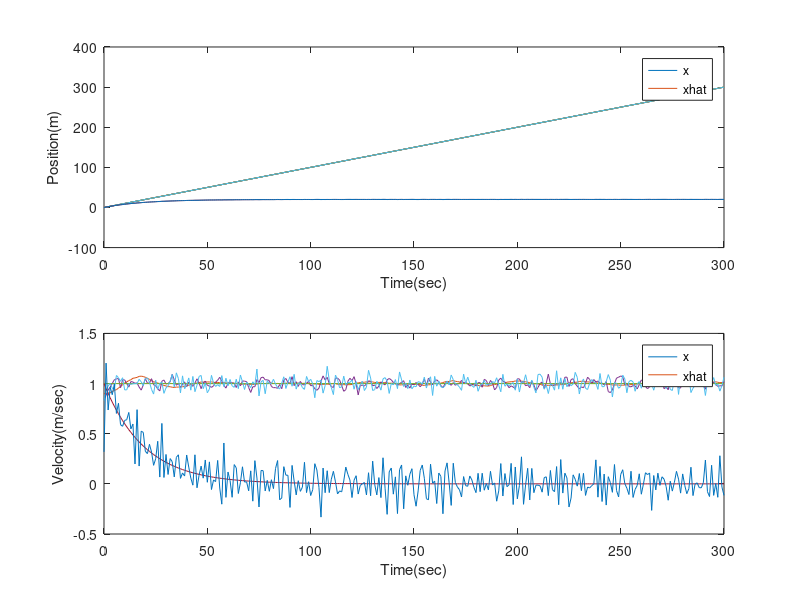

This figure's MATLAB source:
%% Low Gain K
clear all;
close all;
clc;

dt = 1; % [sec]
Phi_hat = [1 dt; 0 1];
Phi = [1 dt; 0 1];
H = [1 0];
sigma_nu = 0.1;
K = [0.05; 0.03]; % low

cnt = 1;
x_hat_pri = [0.1 0.9]'; 
x(:,cnt) = [0 1]';
y(:,cnt) = H*x(:,cnt) + sigma_nu*randn;
x_hat_post(:,cnt) = x_hat_pri + K*(y(:,cnt)-H*x_hat_pri);
est_err(:,cnt) = x(:,cnt) - x_hat_post(:,cnt);

t_end = 300;
for cnt = 2:dt:(t_end+1)
    x(:,cnt) = Phi*x(:,cnt-1);
    y(:,cnt) = H*x(:,cnt) + sigma_nu*randn;
    
    x_hat_pri = Phi_hat*x_hat_post(:,cnt-1);
    x_hat_post(:,cnt) = x_hat_pri + K*(y(:,cnt)-H*x_hat_pri);
    est_err(:,cnt) = x(:,cnt) - x_hat_post(:,cnt);
end

t = (0:dt:t_end);

subplot(2,1,1)
plot(t,x(1,:))
hold on;
plot(t,x_hat_post(1,:));
legend('x','xhat');
ylabel('Position(m)');
xlabel('Time(sec)');
subplot(2,1,2)
plot(t,x(2,:))
hold on;
plot(t,x_hat_post(2,:));
legend('x','xhat');
ylabel('Velocity(m/sec)');
xlabel('Time(sec)');

%%  Medium Gain K
clear all;
close all;
clc;

dt = 1; % [sec]
Phi_hat = [1 dt; 0 1];
Phi = [1 dt; 0 1];
H = [1 0];
sigma_nu = 0.1;
K = [0.5; 0.3]; % low

cnt = 1;
x_hat_pri = [0.1 0.9]';
x(:,cnt) = [0 1]';
y(:,cnt) = H*x(:,cnt) + sigma_nu*randn;
x_hat_post(:,cnt) = x_hat_pri + K*(y(:,cnt)-H*x_hat_pri);
est_err(:,cnt) = x(:,cnt) - x_hat_post(:,cnt);

t_end = 300;
for cnt = 2:dt:(t_end+1)
    x(:,cnt) = Phi*x(:,cnt-1);
    y(:,cnt) = H*x(:,cnt) + sigma_nu*randn;
    
    x_hat_pri = Phi_hat*x_hat_post(:,cnt-1);
    x_hat_post(:,cnt) = x_hat_pri + K*(y(:,cnt)-H*x_hat_pri);
    est_err(:,cnt) = x(:,cnt) - x_hat_post(:,cnt);
end

t = (0:dt:t_end);

subplot(2,1,1)
plot(t,x(1,:))
hold on;
plot(t,x_hat_post(1,:));
legend('x','xhat');
ylabel('Position(m)');
xlabel('Time(sec)');
subplot(2,1,2)
plot(t,x(2,:))
hold on;
plot(t,x_hat_post(2,:));
legend('x','xhat');
ylabel('Velocity(m/sec)');
xlabel('Time(sec)');
%% High Gain K
clear all;
close all;
clc;

dt = 1; % [sec]
Phi_hat = [1 dt; 0 1];
Phi = [1 dt; 0 1];
H = [1 0];
sigma_nu = 0.1;
K = [1; 0.5]; % low

cnt = 1;
x_hat_pri = [0.1 0.9]';
x(:,cnt) = [0 1]';
y(:,cnt) = H*x(:,cnt) + sigma_nu*randn;
x_hat_post(:,cnt) = x_hat_pri + K*(y(:,cnt)-H*x_hat_pri);
est_err(:,cnt) = x(:,cnt) - x_hat_post(:,cnt);

t_end = 300;
for cnt = 2:dt:(t_end+1)
    x(:,cnt) = Phi*x(:,cnt-1);
    y(:,cnt) = H*x(:,cnt) + sigma_nu*randn;
    
    x_hat_pri = Phi_hat*x_hat_post(:,cnt-1);
    x_hat_post(:,cnt) = x_hat_pri + K*(y(:,cnt)-H*x_hat_pri);
    est_err(:,cnt) = x(:,cnt) - x_hat_post(:,cnt);
end

t = (0:dt:t_end);

subplot(2,1,1)
plot(t,x(1,:))
hold on;
plot(t,x_hat_post(1,:));
legend('x','xhat');
ylabel('Position(m)');
xlabel('Time(sec)');
subplot(2,1,2)
plot(t,x(2,:))
hold on;
plot(t,x_hat_post(2,:));
legend('x','xhat');
ylabel('Velocity(m/sec)');
xlabel('Time(sec)');
%% Bonus
clear all;
close all;
clc;

dt = 1; % [sec]
Phi_hat = [1 dt; 0 1]; % Phi_hat slightly different than Phi
Phi = [1 dt; 0 0.95];
H = [1 0];
sigma_nu = 0.1;
K = [1; 0.9]; % low

cnt = 1;
x_hat_pri = [0.5 0.95]';
x(:,cnt) = [0 1]';
y(:,cnt) = H*x(:,cnt) + sigma_nu*randn;
x_hat_post(:,cnt) = x_hat_pri + K*(y(:,cnt)-H*x_hat_pri);
est_err(:,cnt) = x(:,cnt) - x_hat_post(:,cnt);

t_end = 300;
for cnt = 2:dt:(t_end+1)
    x(:,cnt) = Phi*x(:,cnt-1);
    y(:,cnt) = H*x(:,cnt) + sigma_nu*randn;
    
    x_hat_pri = Phi_hat*x_hat_post(:,cnt-1);
    x_hat_post(:,cnt) = x_hat_pri + K*(y(:,cnt)-H*x_hat_pri);
    est_err(:,cnt) = x(:,cnt) - x_hat_post(:,cnt);
end

t = (0:dt:t_end);

subplot(2,1,1)
plot(t,x(1,:))
hold on;
plot(t,x_hat_post(1,:));
legend('x','xhat');
ylabel('Position(m)');
xlabel('Time(sec)');
subplot(2,1,2)
plot(t,x(2,:))
hold on;
plot(t,x_hat_post(2,:));
legend('x','xhat');
ylabel('Velocity(m/sec)');
xlabel('Time(sec)');
